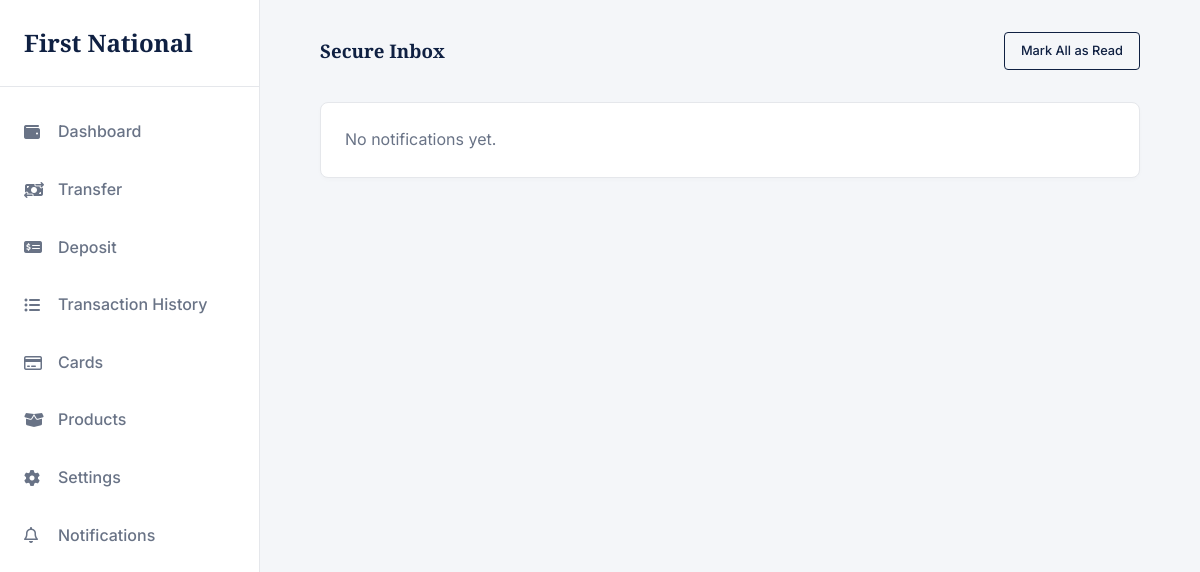
The app's page /notifications/ (signed in), older data.
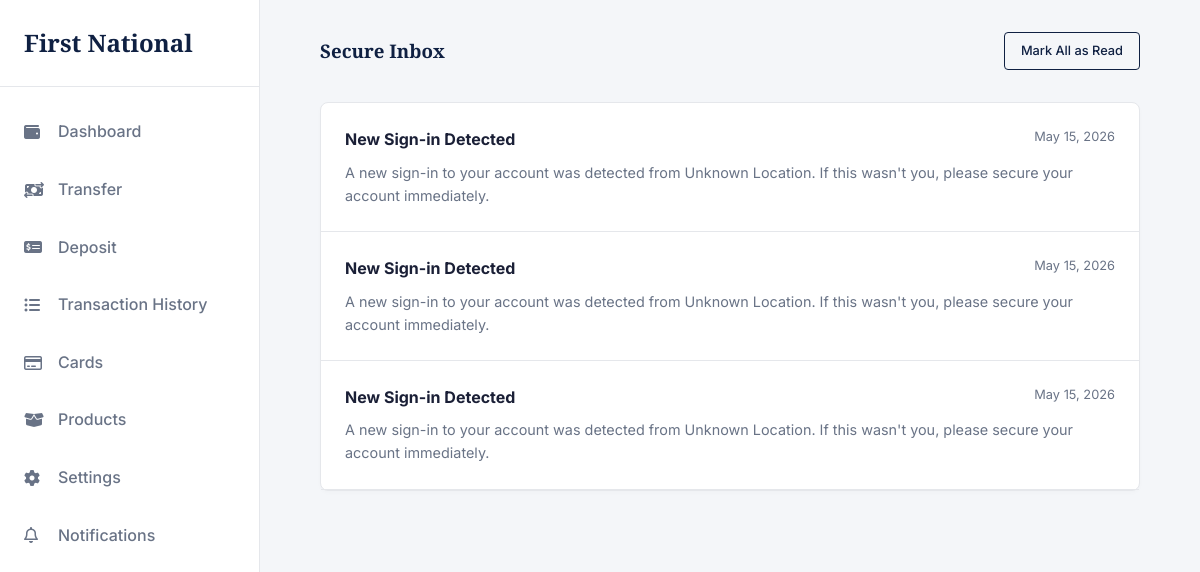
The same page, newer data.
### app/models.py (models this page shows, shortened)
class Notification(models.Model):
    class NotificationType(models.TextChoices):
        TRANSACTION = "TRANSACTION", "Transaction alert"
        SECURITY    = "SECURITY",    "Security alert"
        SYSTEM      = "SYSTEM",      "System message"
        PROMOTION   = "PROMOTION",   "Promotion"
    id                = models.UUIDField(primary_key=True, default=uuid.uuid4, editable=False)
    user              = models.ForeignKey(User, on_delete=models.CASCADE, related_name="notifications")
    transaction       = models.ForeignKey(
        Transaction,
        null=True, blank=True,
        on_delete=models.SET_NULL,
        related_name="notifications",
    )
    notification_type = models.CharField(max_length=20, choices=NotificationType.choices)
    title             = models.CharField(max_length=255)
    message           = models.TextField()
    is_read           = models.BooleanField(default=False)
    created_at        = models.DateTimeField(auto_now_add=True, db_index=True)
    class Meta:
        db_table = "notifications"
        ordering = ["-created_at"]

### app/views.py (the view)
# urls.py: path('notifications/', notificationList, name='notifications'),
@login_required(login_url='accounts:login')
def notificationList(request):
    notifs = Notification.objects.filter(user=request.user)[:20]
    if 'read' in request.GET:
        for x in notifs:
            x.is_read = True
            x.save()
    context = {
        'notifs': notifs
    }
    return render(request, 'User/notifications.html', context)

### templates/User/notifications.html (shortened to what this page needs)
{% extends 'base.html' %}
{% load static %}
{% load humanize %}
{% block content %}
        <main class="main-content">
            <div class="top-bar">
                <h3>Secure Inbox</h3>
                <a href="?read=true" class="btn btn-outline" style="padding: 0.5rem 1rem; font-size: 0.8rem;">Mark All as Read</a>
            </div>
            <div class="card" style="padding: 0;">
                <ul style="list-style: none;">
                {% for notif in notifs %}
                    {% if not notif.is_read %}
                    <li style="padding: 1.5rem; border-bottom: 1px solid var(--border-color);
                        background-color: {% if notif.is_read %}transparent{% else %}rgba(203, 160, 82, 0.05){% endif %};
                        border-left: 4px solid var(--brand-accent);">
                        <div style="display: flex; justify-content: space-between; margin-bottom: 0.5rem;">
                            <strong style="color: var(--brand-primary);">{{ notif.title }}</strong>
                            <span style="font-size: 0.8rem; color: var(--text-secondary);">
                                {{ notif.created_at|date:"N j, Y" }}, {{ notif.created_at|time:"g:i A" }}
                            </span>
                        </div>
                        <p style="font-size: 0.9rem; color: var(--text-secondary);">{{ notif.message }}</p>
                    </li>
                    {% else %}
                    <li style="padding: 1.5rem; border-bottom: 1px solid var(--border-color);">
                        <div style="display: flex; justify-content: space-between; margin-bottom: 0.5rem;">
                            <strong>{{ notif.title }}</strong>
                            <span style="font-size: 0.8rem; color: var(--text-secondary);">{{ notif.created_at|date:"N j, Y" }}</span>
                        </div>
                        <p style="font-size: 0.9rem; color: var(--text-secondary);">
                            {{ notif.message }}
                        </p>
                    </li>
                    {% endif %}
                {% empty %}
                <li style="padding: 1.5rem; color: var(--text-secondary);">No notifications yet.</li>
                {% endfor %}
                </ul>
            </div>
        </main>
{% endblock %}

Row changes from the older to the newer data that the page shows:
added Notification: title "New Sign-in Detected", created_at "May 15, 2026", message "A new sign-in to your account was detected from Unknown Location. If this wasn't you, please secure your account immediately."
added Notification: title "New Sign-in Detected", created_at "May 15, 2026", message "A new sign-in to your account was detected from Unknown Location. If this wasn't you, please secure your account immediately."
added Notification: title "New Sign-in Detected", created_at "May 15, 2026", message "A new sign-in to your account was detected from Unknown Location. If this wasn't you, please secure your account immediately."
Text that changed along with them:
text no longer shown: "No notifications yet."
